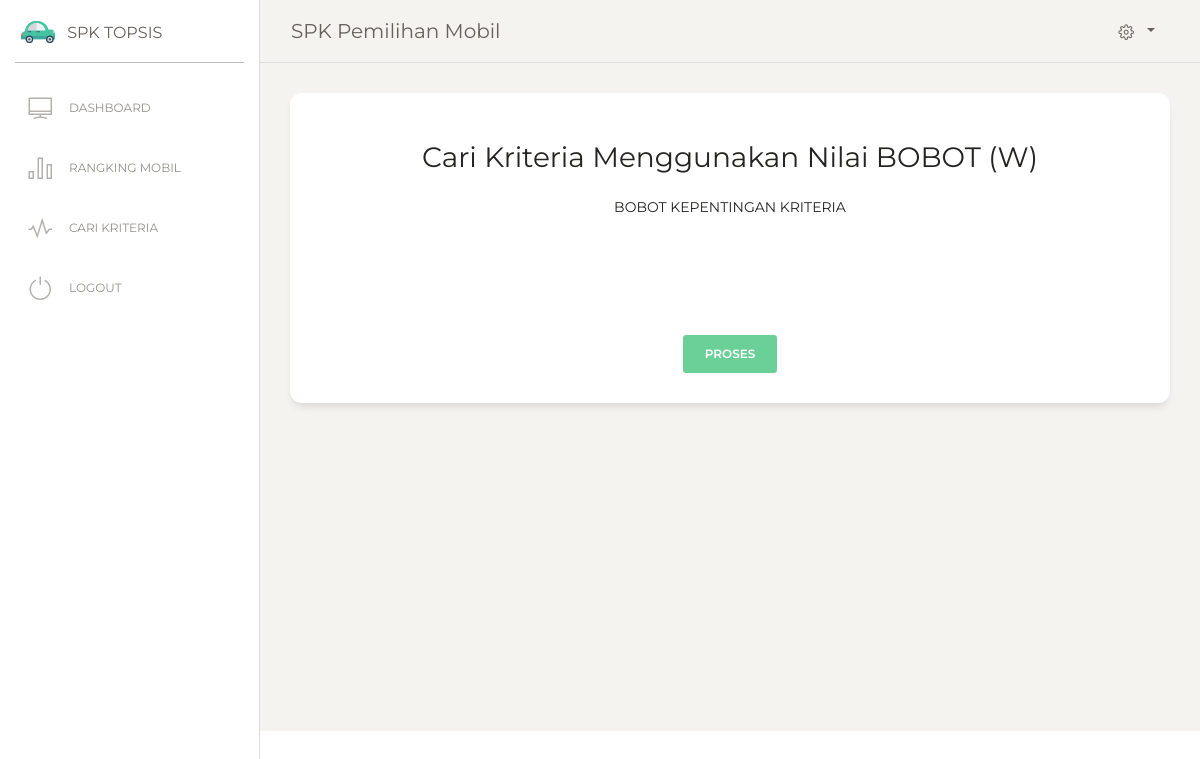
Page /hitungtopsis.php (signed in) on the earlier database version.
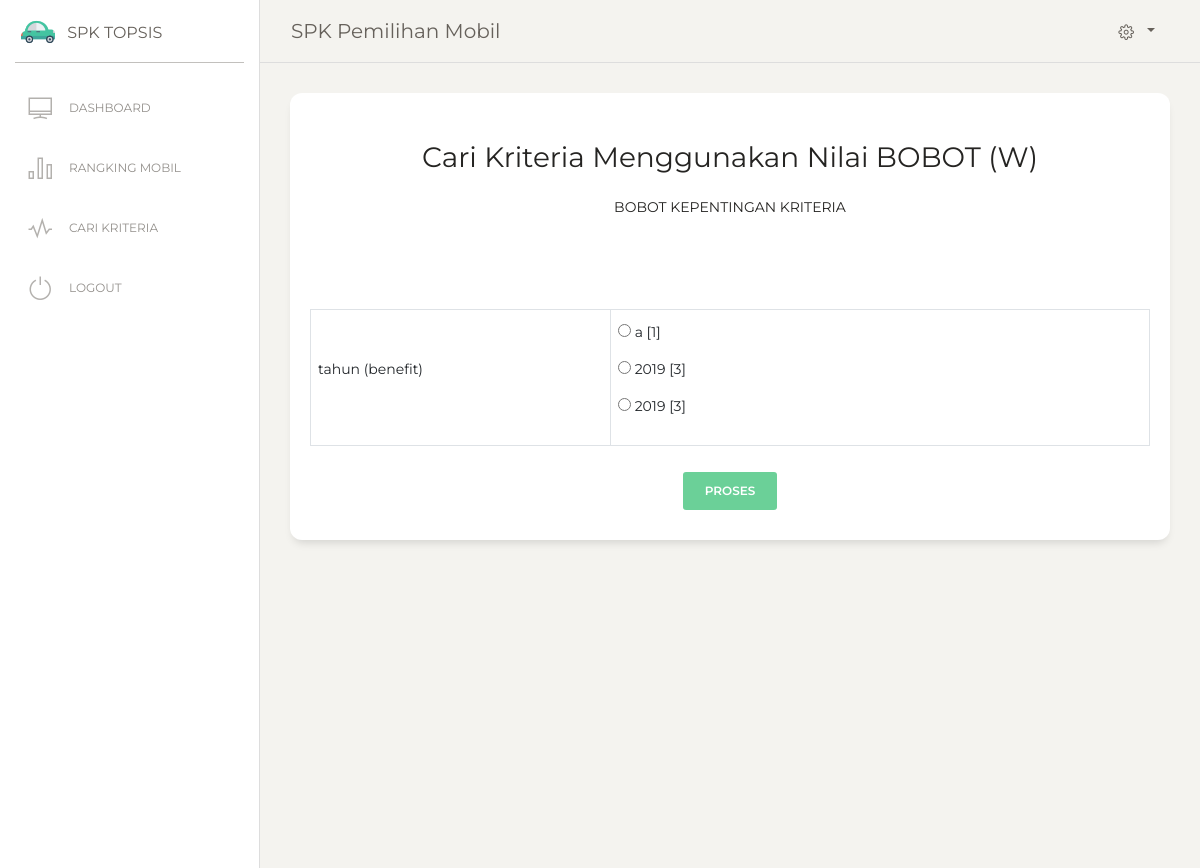
Same page on the later database version.
### tables this page shows
CREATE TABLE `tb_kriteria` (
  `id_kriteria` int(11) NOT NULL,
  `atribut` varchar(50) NOT NULL,
  `bobot_nilai` varchar(50) NOT NULL,
  `nama_kriteria` varchar(50) NOT NULL
);

CREATE TABLE `tb_nilai_kriteria` (
  `id_tkriteria` int(11) NOT NULL,
  `id_kriteria` int(11) NOT NULL,
  `keterangan` varchar(100) NOT NULL,
  `nkriteria` varchar(15) NOT NULL
);

### hitungtopsis.php (the view, shortened to what this page needs)
<?php
include 'header.php';
include 'menu.php';
?>
<div class="content">
  <div class="row">
    <div class="col-md-12">
        <div style="margin-bottom: 250px" class="card">
          <div class="card-header ">
            <h3 style="margin-bottom: 20px; margin-top: 30px" class="card-title">
            <center>Cari Kriteria Menggunakan Nilai BOBOT (W)</h3>
          </div>
          <p style="margin-bottom: 50px" align="center">
            BOBOT KEPENTINGAN KRITERIA
          </p>
          <div style="padding: 20px">
          <?php
        if (!isset($_POST['button']))
        {
        ?>
                        <form name="form1" data-toggle="validator" role="form" method="post" action=""><br>
                          <div class="row">
                            <div class="col-sm-12">
        <table class="table table-bordered">
            <?php
            $q = mysql_query("select * from tb_kriteria ORDER BY id_kriteria");
            while ($r = mysql_fetch_array($q)) {
            ?>
            <tr>
              <td width="300px">
                <p>
                  <?= $r['nama_kriteria']; ?> (<?php echo $r['atribut']; ?>)
                </p>
              </td>
              <td>
                  <?php
                    $querykriteria = mysql_query("SELECT * FROM tb_kriteria,tb_nilai_kriteria WHERE tb_kriteria.id_kriteria = tb_nilai_kriteria.id_kriteria AND tb_nilai_kriteria.id_kriteria='$r[id_kriteria]'");
                    while ($datakriteria = mysql_fetch_array($querykriteria))
                    {
                  ?>
                  <p><input type='radio' name='kepentingan<?php echo $datakriteria['id_kriteria']; ?>' value='<?php echo $datakriteria['nkriteria']; ?>' required/>
                    <?php echo $datakriteria['keterangan']; ?> [<?php echo $datakriteria['nkriteria']; ?>]
                  </p>
                  <?php } ?>
              </td>
            </tr>
            <?php } ?>
        </table>
        <center><input class="btn btn-success" type="submit" name="button" value="Proses">
                            </div>
                          </div>
                        </form>
                        <?php
        }
        ?>
      </div>
      </div>
    </div>
  </div>
</div>
<?php
include 'footer.php';
 ?>

Differences in the rows shown:
added tb_kriteria: nama_kriteria "tahun", atribut "benefit"
added tb_nilai_kriteria: keterangan "a", nkriteria "1"
added tb_nilai_kriteria: keterangan "2019", nkriteria "3"
added tb_nilai_kriteria: keterangan "2019", nkriteria "3"
